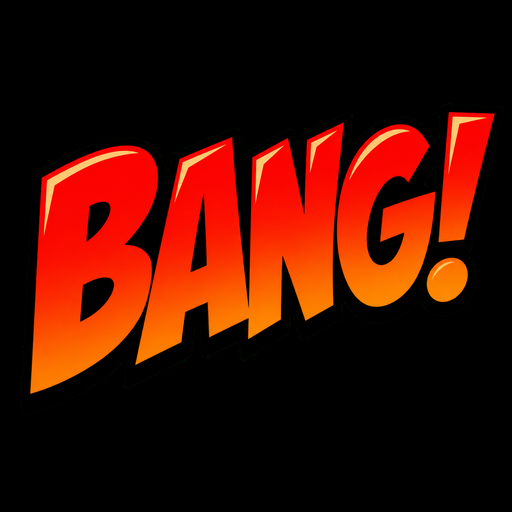
#> input picture assets/sfx/format-test/bang-512-lossless.webp, 512 x 512 px
$ python -i outline_safe_sfx.py   (imports and definitions only)
#> lines starting #> are read from the running program, lines starting #| are printed output that depends on the picture
"""Shared outline-safe cleanup for opaque SFX/onomatopoeia masks.

The processor deliberately creates a narrow antialias band around a solid
black glyph.  This keeps a later editor outline from becoming a second soft
fringe while retaining the source silhouette.
"""

from __future__ import annotations

import ast
import json
import os
import re
import tempfile
from pathlib import Path
from typing import Any, Iterable

import cv2
import numpy as np
from PIL import Image


DEFAULT_PARAMS: dict[str, float | int] = {
    "crop_pad": 18,
    "work_scale": 4,
    "sigma": 6.2,
    "blur2_sigma": 7.2,
    "unsharp_amount": 3.7,
    "unsharp_subtract": -2.7,
    "contrast_offset": 34.0,
    "contrast_gain": 1.55,
    "threshold": 138,
    "edge_width": 0.65,
    "inside_solid_cutoff": 1.0,
    "final_scale": 2,
}


def _uint8(value: np.ndarray) -> np.ndarray:
    return np.clip(value, 0, 255).astype(np.uint8)


# [15 lines left out: function _source_to_alpha, not called in this run]


def _remove_small_noise(alpha: np.ndarray, min_area: int = 3) -> np.ndarray:
    cleaned = alpha.copy()
    peak = int(cleaned.max())
    if 0 < peak < 192:
        cleaned = _uint8(cleaned.astype(np.float32) * (255.0 / peak))
    cleaned[cleaned < 8] = 0
    binary = (cleaned >= 16).astype(np.uint8)
    count, labels, stats, _ = cv2.connectedComponentsWithStats(binary, 8)
    keep = np.zeros_like(binary)
    for label in range(1, count):
        if int(stats[label, cv2.CC_STAT_AREA]) >= min_area:
            keep[labels == label] = 1
    # Keep the antialias pixels immediately around an accepted component.
    keep_region = cv2.dilate(keep, np.ones((3, 3), dtype=np.uint8))
    cleaned[keep_region == 0] = 0
    return cleaned


# [13 lines left out: function _crop_with_padding, not called in this run]


def outline_safe_alpha(
    source: Image.Image | np.ndarray,
    params: dict[str, float | int] | None = None,
) -> np.ndarray:
    """Build the final two-times alpha mask used by SFX assets."""

    settings = {**DEFAULT_PARAMS, **(params or {})}
    if isinstance(source, Image.Image):
        alpha = _source_to_alpha(source) if source.mode != "L" else np.asarray(source, dtype=np.uint8)
    else:
        alpha = np.asarray(source, dtype=np.uint8)
    alpha = _remove_small_noise(alpha)
    cropped = _crop_with_padding(alpha, int(settings["crop_pad"]))

    work_scale = int(settings["work_scale"])
    final_scale = int(settings["final_scale"])
    work = cv2.resize(
        cropped,
        (max(1, cropped.shape[1] * work_scale), max(1, cropped.shape[0] * work_scale)),
        interpolation=cv2.INTER_LANCZOS4,
    ).astype(np.float32)
    blurred = cv2.GaussianBlur(
        work,
        (0, 0),
        sigmaX=float(settings["sigma"]),
        sigmaY=float(settings["sigma"]),
    )
    blur2 = cv2.GaussianBlur(
        blurred,
        (0, 0),
        sigmaX=float(settings["blur2_sigma"]),
        sigmaY=float(settings["blur2_sigma"]),
    )
    sharpened = cv2.addWeighted(
        blurred,
        float(settings["unsharp_amount"]),
        blur2,
        float(settings["unsharp_subtract"]),
        0,
    )
    sharpened = np.clip(
        (sharpened - float(settings["contrast_offset"]))
        * float(settings["contrast_gain"]),
        0,
        255,
    )

    solid = (sharpened >= float(settings["threshold"])).astype(np.uint8) * 255
    inside = cv2.distanceTransform(solid, cv2.DIST_L2, 3)
    outside = cv2.distanceTransform(255 - solid, cv2.DIST_L2, 3)
    # Use float64 here: an all-solid/all-transparent distance transform can
    # contain a very large sentinel value in float32.  It is harmless after
    # clipping, but must not emit an overflow warning during the division.
    with np.errstate(divide="ignore", invalid="ignore", over="ignore"):
        sdf = inside.astype(np.float64) - outside.astype(np.float64)
        edge_width = max(0.05, float(settings["edge_width"]))
        final_hi = np.clip((sdf / edge_width + 0.5) * 255.0, 0, 255)
    if not np.isfinite(final_hi).all():
        final_hi = np.where(
            np.isfinite(final_hi),
            final_hi,
            np.where(solid > 0, 255.0, 0.0),
        )
    final_hi[inside >= float(settings["inside_solid_cutoff"])] = 255

    target_width = max(1, round(final_hi.shape[1] / final_scale))
    target_height = max(1, round(final_hi.shape[0] / final_scale))
    return cv2.resize(
        _uint8(final_hi),
        (target_width, target_height),
        interpolation=cv2.INTER_LANCZOS4,
    )


# [72 lines left out: functions outline_safe_rgba, white_background_preview, _atomic_save, save_outline_safe_asset, load_symbol_asset_ids, not called in this run]


_EXCLUDED_NAME_PARTS = (
    "arrow",
    "star",
    "sparkle",
    "scribble",
    "rough-circle",
    "sweat",
    "anger",
    "emphasis-lines",
    "shock-lines",
    "tension-lines",
    "worry-squiggle",
    "breath-puff",
    "dizzy",
    "hot-spring",
    "bandage",
    "music",
    "sleep",
    "lightning",
    "motion",
    "suit-",
    "heart",
    "bubble",
    "cloud",
    "hexagon",
    "oval",
    "tail",
    "frame",
    "stamp",
    "symbol",
    "pink-",
    "brush-",
    "glossy",
    "flying",
    "outline",
    "hollow",
    "open-",
)


# [10 lines left out: function exclusion_reason, not called in this run]


def write_manifest(path: Path, manifest: dict[str, Any]) -> None:
    path.parent.mkdir(parents=True, exist_ok=True)
    path.write_text(json.dumps(manifest, ensure_ascii=False, indent=2) + "\n", encoding="utf-8")

>>> import cv2
>>> picture = cv2.cvtColor(cv2.imread('../assets/sfx/format-test/bang-512-lossless.webp'), cv2.COLOR_BGR2RGB)
>>> result = outline_safe_alpha(picture)
#> in _remove_small_noise, `peak = int(cleaned.max())`: peak = 255
#> in _remove_small_noise, `binary = (cleaned >= 16).astype(np.uint8)`:
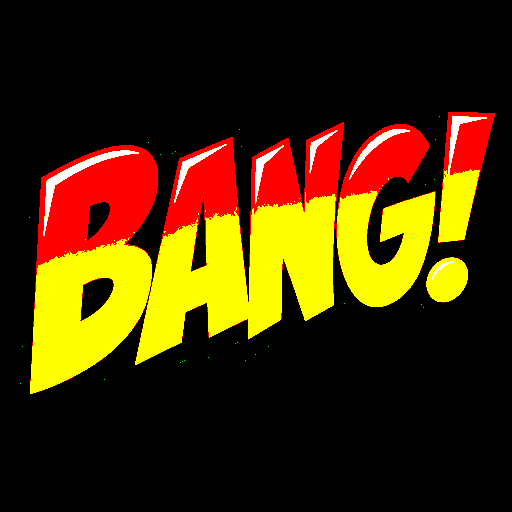
#> binary: shape (512, 512, 3); mean R, G, B 0.262, 0.17, 0.0105; drawn with 1 as white
#> (the run stopped early here; a loop or call above may not have finished)
